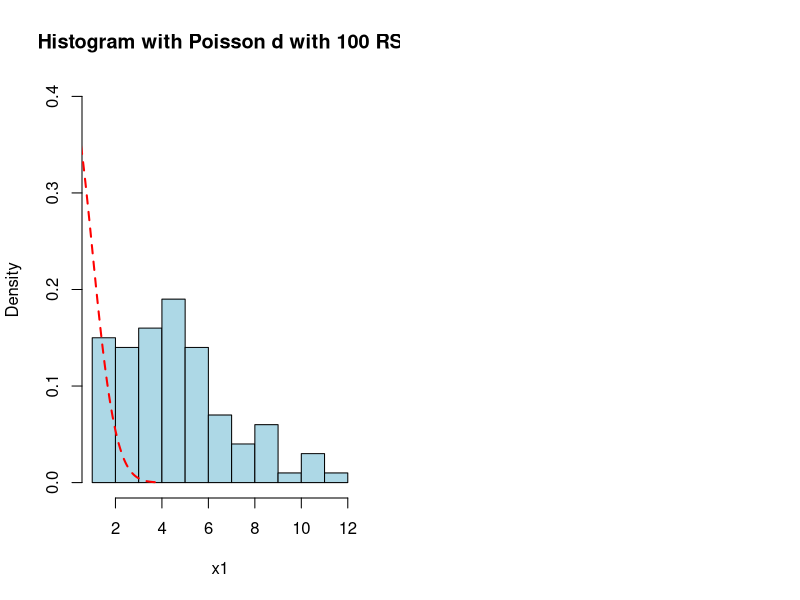
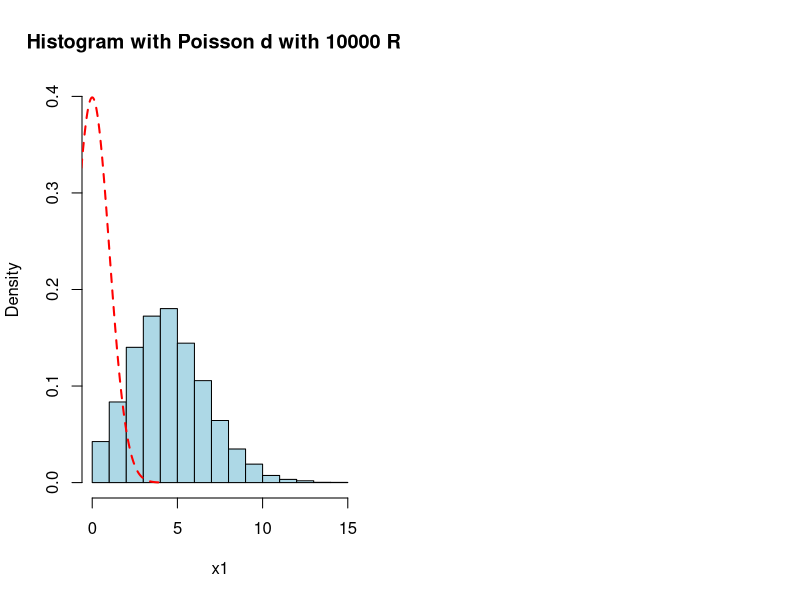
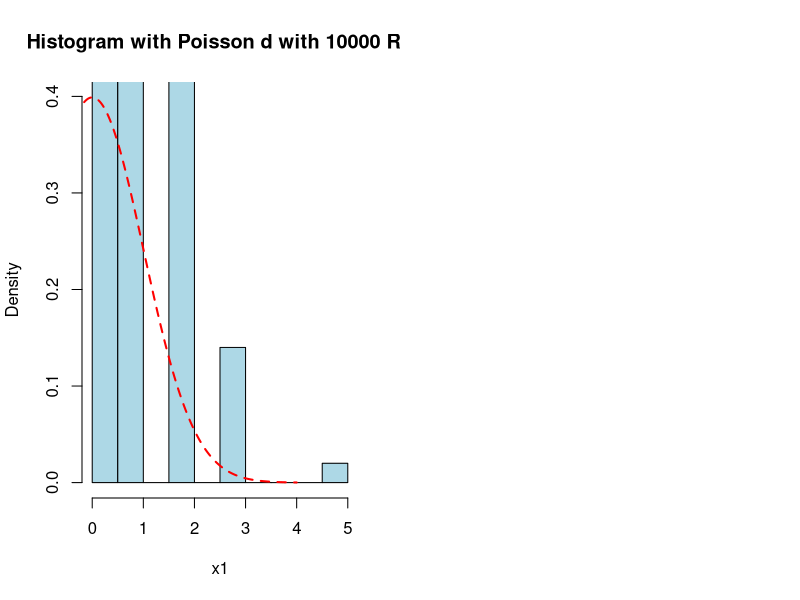
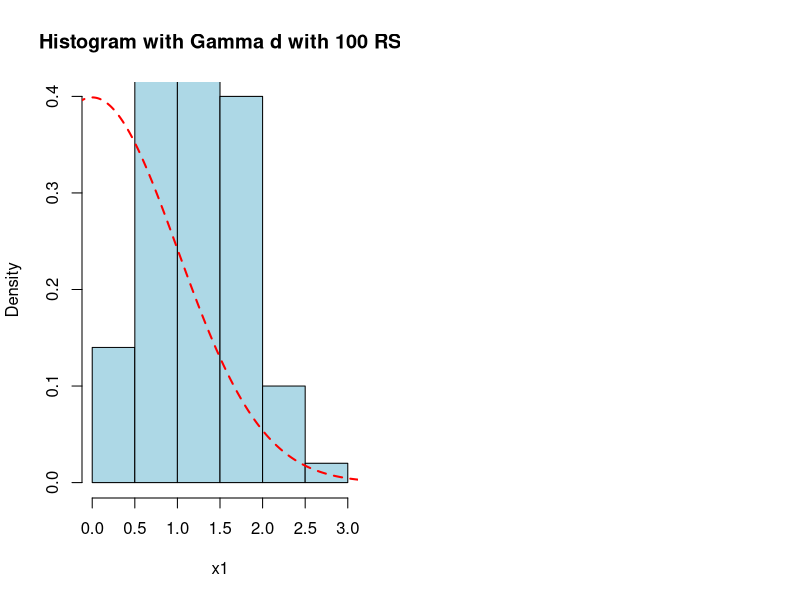
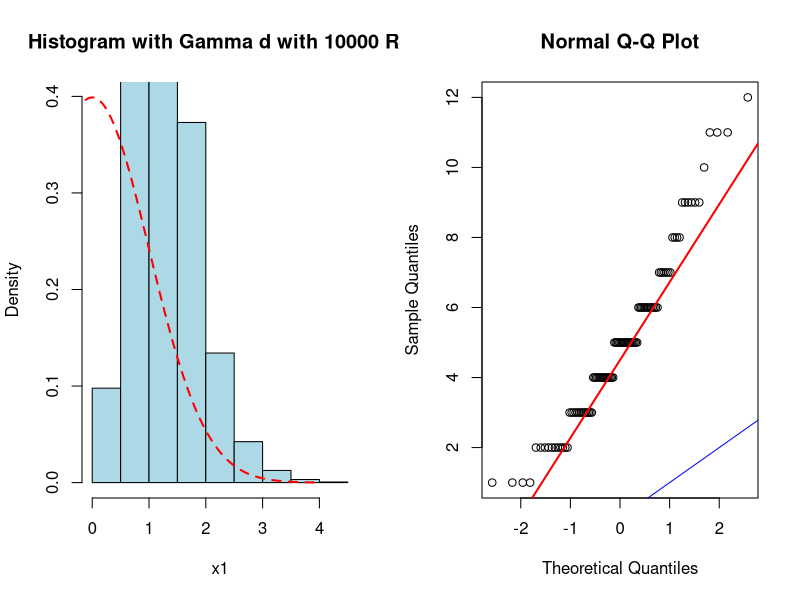
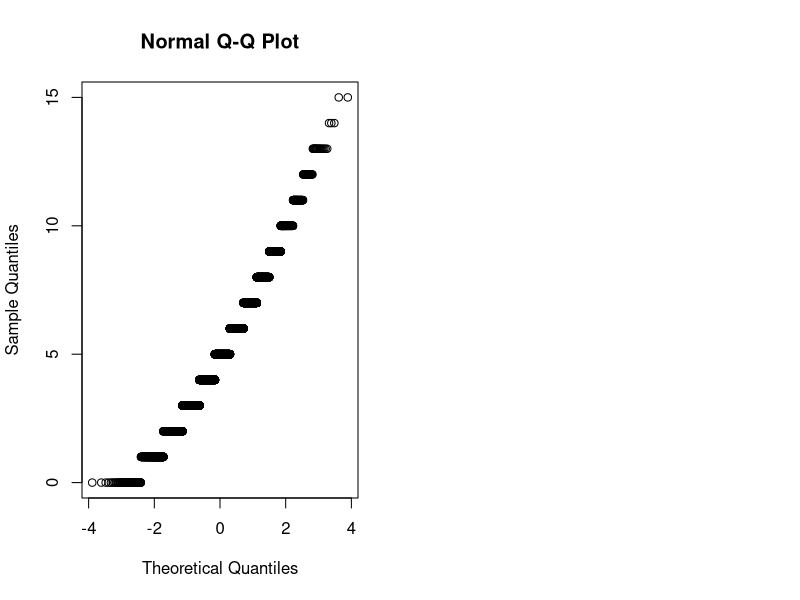

R code for these plots, in order: (Note: this script raises an error after producing the figures.)
print("Set seed to 10005")
set.seed(10005)

print("Provide a graphical representation (visualization) of your data")
print("Poisson with 100 RS and its histogram")
print("Named p1")
par(mfrow=c(1,2))
p1<-rpois(100,5)
x1n<-seq(-4,4,0.01)
dx1n<-dnorm(x1n)
hist(p1,freq=F, ylim=c(0, max(dx1n)), col="lightblue", xlab="x1", main="Histogram with Poisson d with 100 RS") 
lines(x1n, dx1n,col="red",lty=2,lwd=2)

print("Poisson with 10000 RS and its histogram")
print("Named p2")
par(mfrow=c(1,2))
p2<-rpois(10000,5)
x1n<-seq(-4,4,0.01)
dx1n<-dnorm(x1n)
hist(p2,freq=F, ylim=c(0, max(dx1n)), col="lightblue", xlab="x1", main="Histogram with Poisson d with 10000 RS") 
lines(x1n, dx1n,col="red",lty=2,lwd=2)

print("Now for Poisson with λ=10")
print("Named ptrue")
par(mfrow=c(1,2))
p3<-rpois(100,1)
x1n<-seq(-4,4,0.01)
dx1n<-dnorm(x1n)
hist(p3,freq=F, ylim=c(0, max(dx1n)), col="lightblue", xlab="x1", main="Histogram with Poisson d with 10000 RS") 
lines(x1n, dx1n,col="red",lty=2,lwd=2)

print("Gamma with 100 RS and its histogram")
print("Named g1")
par(mfrow=c(1,2))
g1<-rgamma(100,5,4)
x1n<-seq(-4,4,0.01)
dx1n<-dnorm(x1n)
hist(g1,freq=F, ylim=c(0, max(dx1n)), col="lightblue", xlab="x1", main="Histogram with Gamma d with 100 RS") 
lines(x1n, dx1n,col="red",lty=2,lwd=2)

print("Gamma with 10000 RS and its histogram")
print("Named g2")
par(mfrow=c(1,2))
g2<-rgamma(10000,5,4)
x1n<-seq(-4,4,0.01)
dx1n<-dnorm(x1n)
hist(g2,freq=F, ylim=c(0, max(dx1n)), col="lightblue", xlab="x1", main="Histogram with Gamma d with 10000 RS") 
lines(x1n, dx1n,col="red",lty=2,lwd=2)

print("Get statistics mean,median,sd,IQR for the above random samples")
print("Statistics for Poisson with 100 RS")
mean(p1)
median(p1)
sd(p1)
IQR(p1)

print("Get an estimate of the: mean; sd; median; IQR. What are the theoretic values of these statistics when the true distribution is used?")
print("Statistics for Poisson with 10000 RS")
mean(p2)
median(p2)
sd(p2)
IQR(p2)

print("Statistics for Gamma with 100 RS")
mean(g1)
median(g1)
sd(g1)
IQR(g1)

print("Statistics for Gamma with 10000 RS")
mean(g2)
median(g2)
sd(g2)
IQR(g2)


print("The true distribution is the normal, thus generate random numbers and calculate mean,media,sd,IQR")
n1<-rbinom(100,15,.8)
mean(n1)
median(n1)
sd(n1)
IQR(n1)

print("What is the proportion of the sample data in the region:
[min(mean; median); max(mean; median)]
What is the theoretic proportion of this region when the true distribution is used?")
print("Function to calculate ratio of reduced vectors")

proportions <- function(x){
  min<-min(mean(x),median(x))
  max<-max(mean(x),median(x))
  props<-x[x>=min & x<=max]
  ratio<-(length(props)/length(x))*100
  sprintf("Ratio over original sample %s is %s %% " ,deparse(substitute(x)),ratio)
}

print("For Poisson p1: " )
proportions(p1)

print("For Poisson p2: " )
proportions(p2)

print("For Gamma g1: " )
proportions(g1)

print("For Gamma g2: " )
proportions(g2)

print("For true distribution n1: ")
proportions(n1)

print("What is the quantile of the sample data that are at or below the lowest 1%? What
is the respective theoretic quantile when the true distribution is used?
What is the quantile of the sample data that are at or above the upper 1%? What
is the respective theoretic quantile when the true distribution is used?")
print("For Poisson p1")
qqnorm(p1)
qqline(p1,col="red",lty=1,lwd=2)
abline(0,1,col="blue")

print("For Poisson p2")
qqnorm(p2)
qline(p2,col="red",lty=1,lwd=2)
abline(0,1,col="blue")

print("For Gamma g1")
qqnorm(g1)
qline(g1,col="red",lty=1,lwd=2)
abline(0,1,col="blue")

print("For Gamma g2")
qqnorm(g2)
qline(g2,col="red",lty=1,lwd=2)
abline(0,1,col="blue")

print("Comment on the discrepancies between theoretic and sample evaluated statistics
in questions (b)-(e).")

print("Under the assumption of squared error loss function use each of the data set to
provide your best prediction of a single future observable.")
